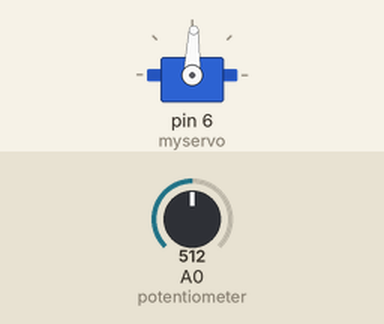
Recording of a sketch running on a simulated Arduino Uno, built with avr-gcc and run on an emulated ATmega328P. Parts: servo. Inputs (shaded band) come from the test bench; at power-on: A0 (potentiometer) = 512.

Above: at 1.2 s.
1.3 s: A0 (potentiometer) set to 716
At 2.3 s:
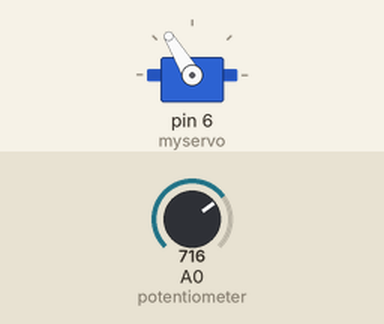
2.8 s: A0 (potentiometer) set to 900
At 3.5 s:
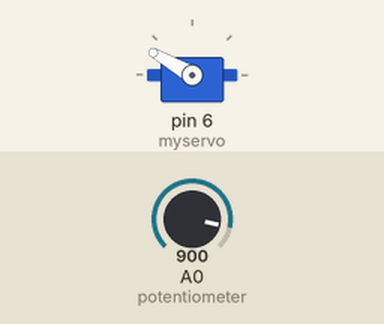
4.3 s: A0 (potentiometer) set to 1023
At 4.8 s:
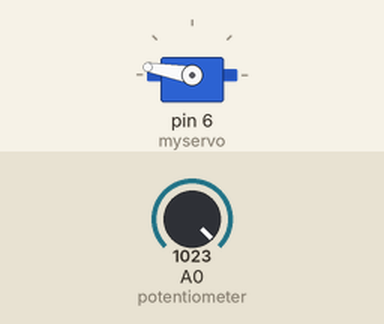
5.8 s: A0 (potentiometer) set to 306
At 7.0 s:
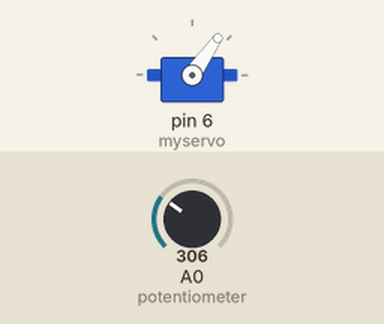
7.3 s: A0 (potentiometer) set to 122
At 8.5 s:
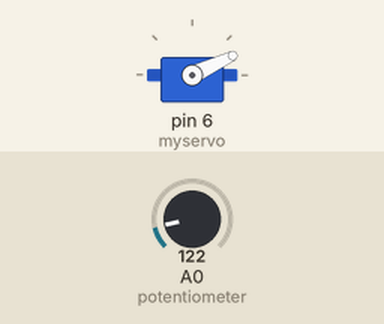
8.8 s: A0 (potentiometer) set to 511
At 9.8 s:
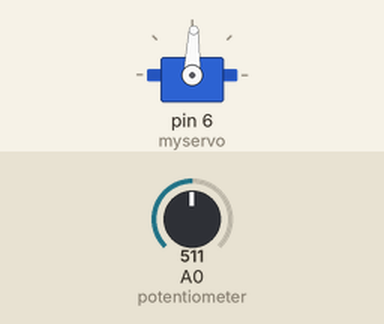
Timing chart, 0 to 11.3 s (numbered marks = the images above; inputs shaded):
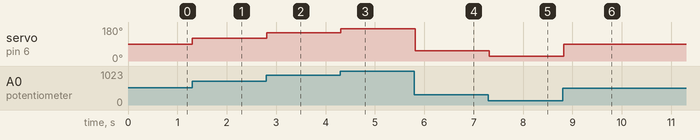

Measured:
- after the input at 1.3 s, servo on pin 6 (myservo): 88° → 121° at once
- after the input at 2.8 s, servo on pin 6 (myservo): 121° → 150° at once
- after the input at 4.3 s, servo on pin 6 (myservo): 150° → 170° at once
- after the input at 5.8 s, servo on pin 6 (myservo): 170° → 55° at once
- after the input at 7.3 s, servo on pin 6 (myservo): 55° → 25° at once
- after the input at 8.8 s, servo on pin 6 (myservo): 25° → 88° at once

The sketch:

servo_strojenie.ino
```cpp
#include <Servo.h>

Servo myservo;  // create servo object to control a servo
long int val;          // variable to read the value from the analog pin

void setup() {
  myservo.attach(6);  // attaches the servo on pin  to the servo object
  Serial.begin(115200);
}

unsigned int tryb = 1;
unsigned int ile = 0;
void loop(){
  val = analogRead(A0);              // reads the value of the potentiometer (value between 0 and 1023)
//  val  =(val-200)*6;
  val = map(val, 0, 1023, 600, 2300);
  myservo.writeMicroseconds(val);                // sets the servo position according to the scaled value

//  String val2 = String(val);
//  Serial.println(val2);
//
  delay(100);                           // waits for the servo to get there

}
```
